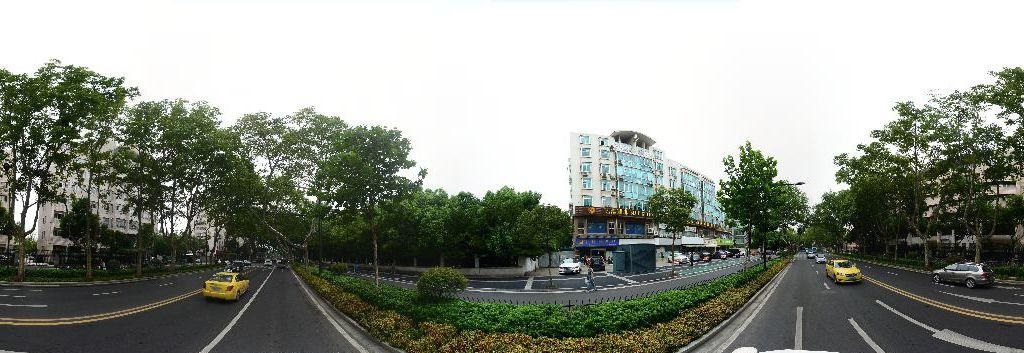
#> input picture images/streetview4.jpg, 1024 x 353 px, found by its file name
$ python opencv_test.py
#> lines starting #> are read from the running program, lines starting #| are printed output that depends on the picture; after the words box and inside, x2 and y2 are one past the last pixel; in counts of white or black regions, pixels touching at a corner belong together
import cv2
from matplotlib import pyplot as plt
import numpy as np

def fillEdges(width, height, edges):
    for i in range(width):
        for j in range(height):
            if edges[j][i] > 0:
                for x in range(j, height-1):
                    edges[x][i] = 255
                break
    return edges

def showPic(img):
    plt.imshow(img)
    plt.show()

img_name = "images/streetview4.jpg"
img = cv2.imread(img_name)
#> img is the input picture: shape (353, 1024, 3); mean B, G, R 136.1, 145.3, 141.2

img2 = img[:,:,0]
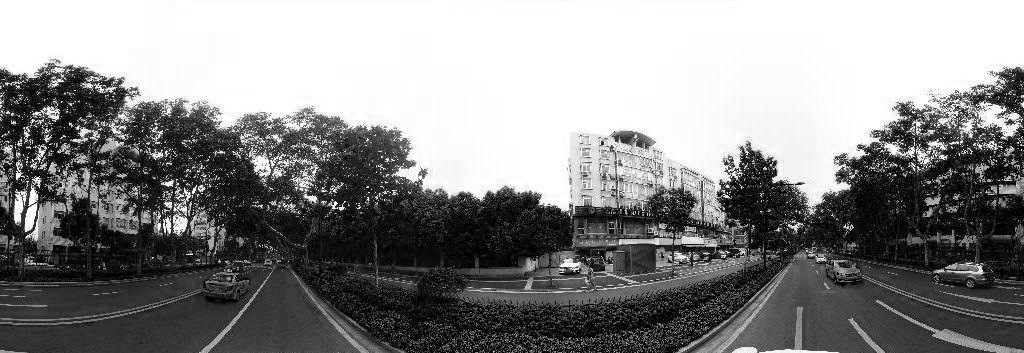
#> img2: shape (353, 1024); min 0, max 255, mean 136.1
edges = cv2.Canny(img,100,200)
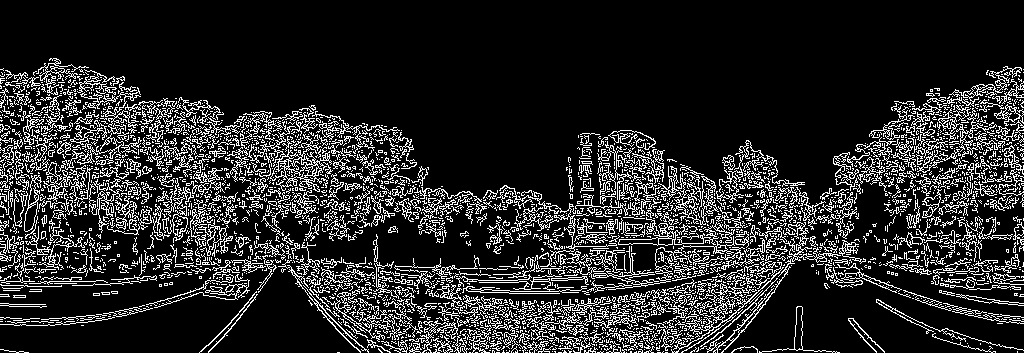
#> edges: shape (353, 1024); 16.1% white in thin lines or dots, all inside (x1, y1, x2, y2) = (0, 58, 1024, 353)
pic = fillEdges(edges.shape[1], edges.shape[0], edges)
#> after the loop in fillEdges, `for i in range(width):`:
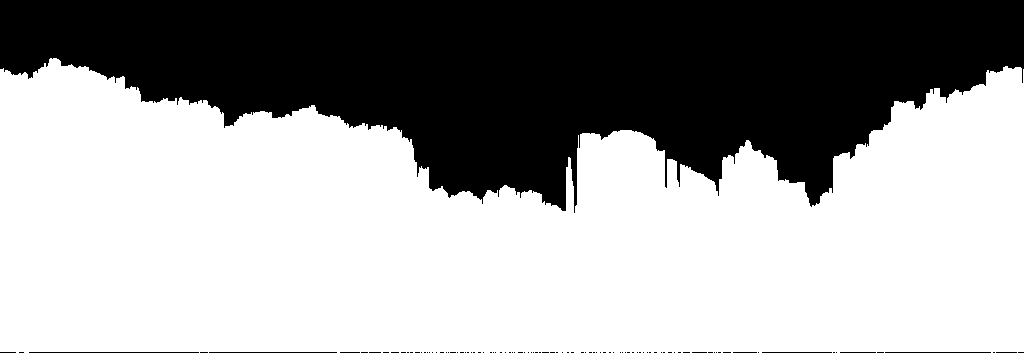
#> edges: shape (353, 1024); 62.9% white; 97 black regions (88 under 20 px), largest, box (x1, y1, x2, y2) and area: (0, 0, 1024, 213) 133312, (29, 352, 199, 353) 170, (209, 352, 337, 353) 128
non_sky = np.argwhere(pic)
#> non_sky = 227324 pairs, first value 58 to 352, second value 0 to 1023
plt.subplot(1,3,1),plt.imshow(pic),plt.title('original image')

Z = img.reshape((-1,3))
Z = np.float32(Z)
criteria = (cv2.TERM_CRITERIA_EPS + cv2.TERM_CRITERIA_MAX_ITER, 10, 1.0)
K = 12
ret,label,center=cv2.kmeans(Z,K,None,criteria,10,cv2.KMEANS_RANDOM_CENTERS)
#> ret = 72170344.8; center = [[253.3, 254.2, 253.7], [151.7, 162, 156.2], [122.2, 139, 134.2], [66.41, 81.55, 75.33], [20.26, 41.19, 32.92], [5.97, 19.35, 12.11], [92.38, 110.1, 103.2], [173.3, 183.3, 177], [120.7, 178.8, 193.2], [196.5, 205.4, 196.1], [224, 232.6, 225.4], [46.18, 56.65, 52.12]]

center = np.uint8(center)
#> center = [[253, 254, 253], [151, 162, 156], [122, 139, 134], [66, 81, 75], [20, 41, 32], [5, 19, 12], [92, 110, 103], [173, 183, 177], [120, 178, 193], [196, 205, 196], [224, 232, 225], [46, 56, 52]]
res = center[label.flatten()]
res2 = res.reshape((img.shape))
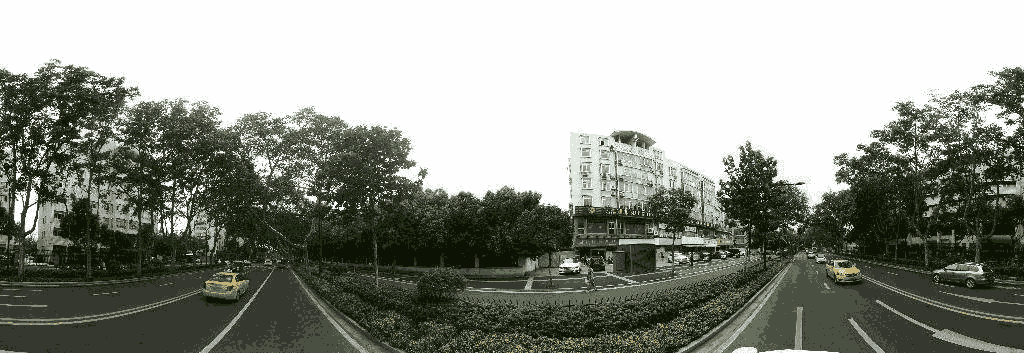
#> res2: shape (353, 1024, 3); mean B, G, R 135.8, 145.1, 140.9

result_list = []
k = -1
for center_item in center:
    k = k + 1
    i = -1
    num1 = num2 = 0
    for row in res2:
        i = i + 1
        j = -1
        for col in row:
            j = j + 1
            if center_item[0]==col[0] and center_item[1]==col[1] and center_item[2]==col[2]:
                num2 = num2 + 1
                if pic[i][j] == 0:
                    num1 = num1 + 1
    result_list.append(num1 / num2)
#> this loop made 12 passes
#> after the loop, k = 11; result_list = [0.95, 0.00943, 0.00496, 0.00577, 0.00154, 0.00049, 0.00313, 0.00806, 0.00719, 0.0181, 0.204, 0.00585]
# print(result_list)
effective_center_list = []
for i,item in enumerate(result_list):
    if item>=0.3:
        effective_center_list.append(i)
#> this loop made 12 passes
#> item on passes 1 to 12: 0.95, 0.00943, 0.00496, 0.00577, 0.00154, 0.00049, 0.00313, 0.00806, 0.00719, 0.0181, 0.204, 0.00585
#> after the loop, effective_center_list = [0]
# print(effective_center_list)

for k in effective_center_list:
    i = -1
    for row in res2:
        i+=1
        j=-1
        for col in row:
            j+=1
            if pic[i][j] != 0 and col[0]==center[k][0] and col[1]==center[k][1] and col[2]==center[k][2]:
                pic[i][j] = 0
#> this loop made 1 pass
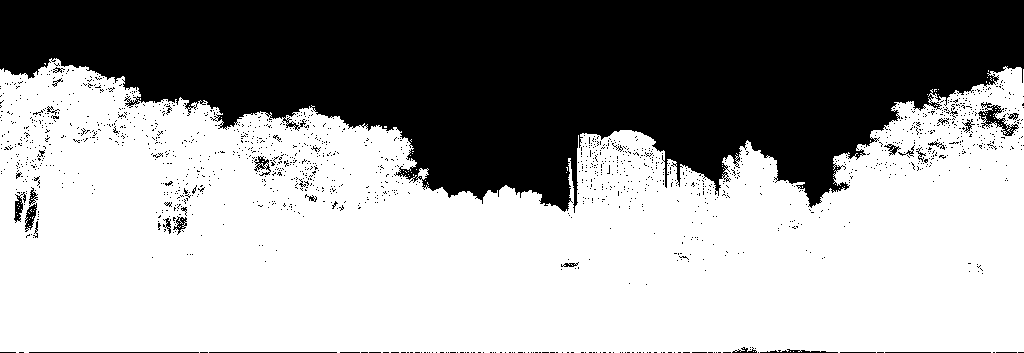
#> pic: shape (353, 1024); 61% white; 1614 black regions (1579 under 20 px), largest, box (x1, y1, x2, y2) and area: (0, 0, 1024, 213) 135424, (978, 102, 1019, 136) 437, (25, 203, 37, 232) 177

plt.subplot(1,3,2),plt.imshow(pic),plt.title('after clustering')
plt.subplot(1,3,3),plt.imshow(img),plt.title('original image')
plt.show()
#> figure, not shown here; B, G, R data is drawn as R, G, B

$ run again, with images/streetview2.jpg copied over images/streetview4.jpg
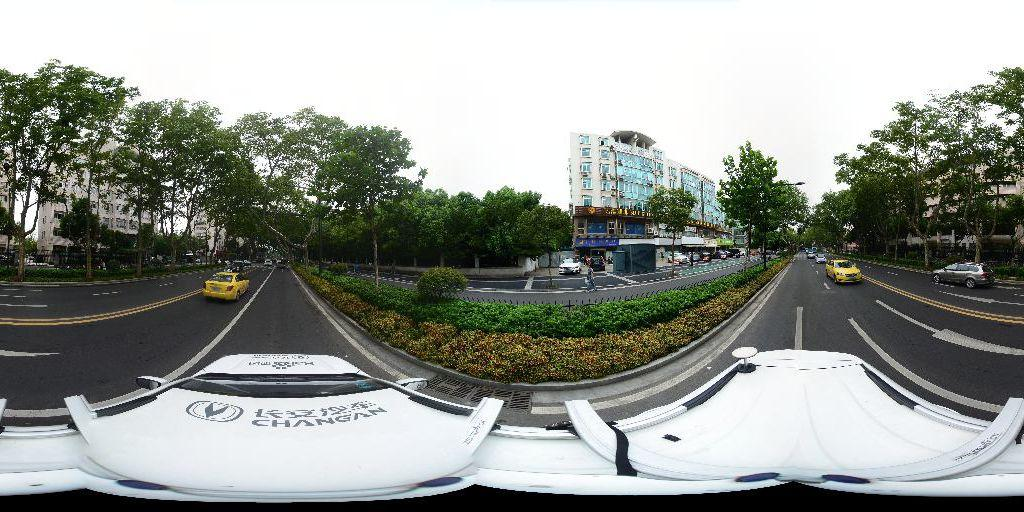
#> input picture images/streetview2.jpg, 1024 x 512 px, found by its file name
#> img is the input picture: shape (512, 1024, 3); mean B, G, R 144.5, 150.4, 146.2
#> after the loop in fillEdges, `for i in range(width):`:
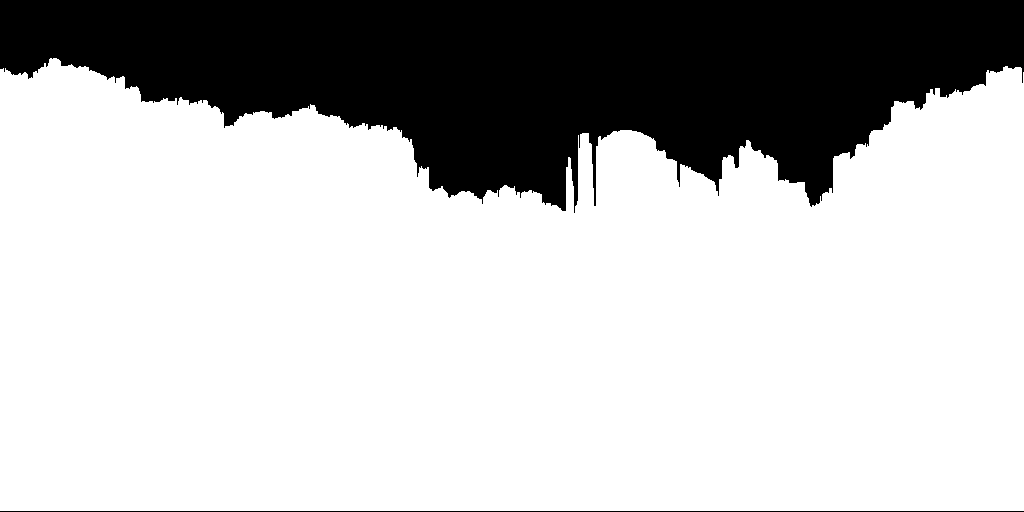
#> edges: shape (512, 1024); 74.3% white; 2 black regions, box (x1, y1, x2, y2) and area: (0, 0, 1024, 213) 133651, (0, 511, 1024, 512) 1024
#> non_sky = 389613 pairs, first value 58 to 510, second value 0 to 1023
#> `ret,label,center=cv2.kmeans(Z,K,None,criteria,10,cv2.KMEANS_RANDOM_CEN..`: ret = 117596227.4; center = [[252.1, 252.1, 250.7], [139.4, 146.2, 140.9], [112.5, 163, 172.4], [59.96, 71.78, 66.81], [2.92, 8.93, 5.21], [14.87, 35.94, 27.89], [107.8, 121.2, 115.8], [168.5, 172.1, 165.2], [81.99, 96.05, 89.93], [200.7, 200.6, 191.2], [232.2, 229.8, 222.6], [44.13, 52.04, 48.13]]
#> `center = np.uint8(center)`: center = [[252, 252, 250], [139, 146, 140], [112, 163, 172], [59, 71, 66], [2, 8, 5], [14, 35, 27], [107, 121, 115], [168, 172, 165], [81, 96, 89], [200, 200, 191], [232, 229, 222], [44, 52, 48]]
#> the loop `for center_item in center:` made 12 passes
#> after the loop `for center_item in center:`: k = 11; result_list = [0.72, 0.00101, 0, 0.000119, 0.024, 0.000166, 0.000421, 0.00171, 0.000401, 0.00792, 0.0386, 7.54e-05]
#> the loop `for i,item in enumerate(result_list):` made 12 passes
#> item on passes 1 to 8: 0.72, 0.00101, 0, 0.000119, 0.024, 0.000166, 0.000421, 0.00171
#> after the loop `for i,item in enumerate(result_list):`: effective_center_list = [0]
#> the loop `for k in effective_center_list:` made 1 pass
#> after the loop `for k in effective_center_list:`:
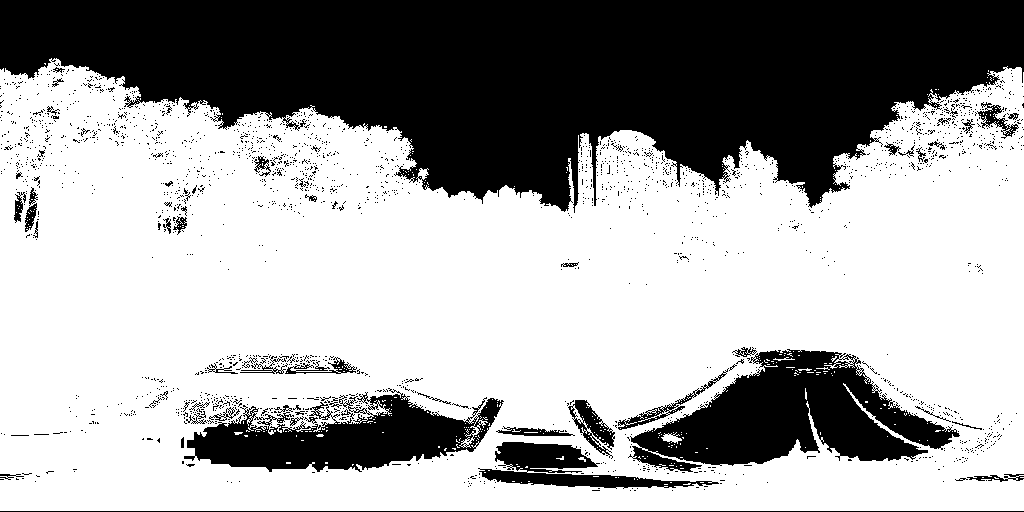
#> pic: shape (512, 1024); 64.6% white; 2209 black regions (2147 under 20 px), largest, box (x1, y1, x2, y2) and area: (0, 0, 1024, 213) 135875, (628, 349, 960, 472) 20699, (184, 388, 504, 472) 13364

$ run again, with images/streetview3.jpg copied over images/streetview4.jpg
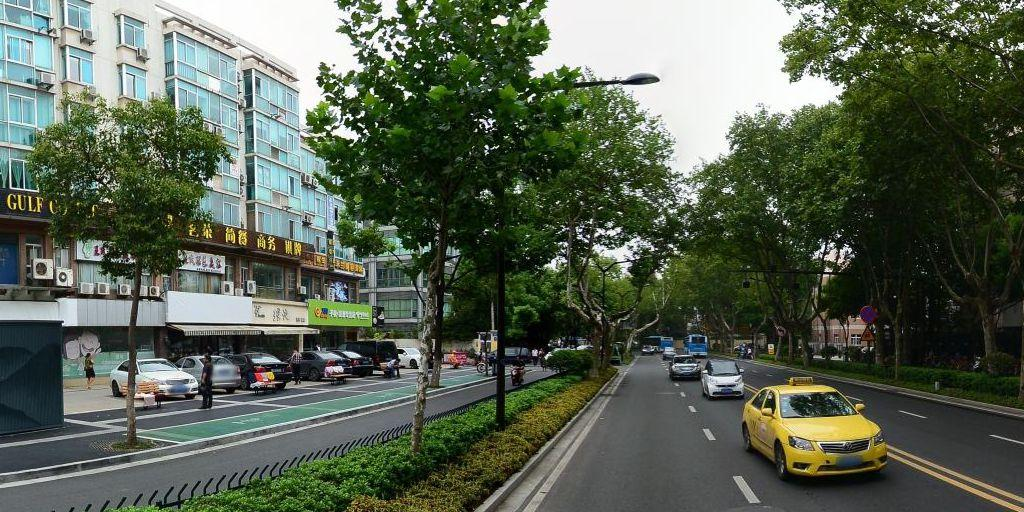
#> input picture images/streetview3.jpg, 1024 x 512 px, found by its file name
#> img is the input picture: shape (512, 1024, 3); mean B, G, R 81.5, 97.5, 87.6
#> `edges = cv2.Canny(img,100,200)`:
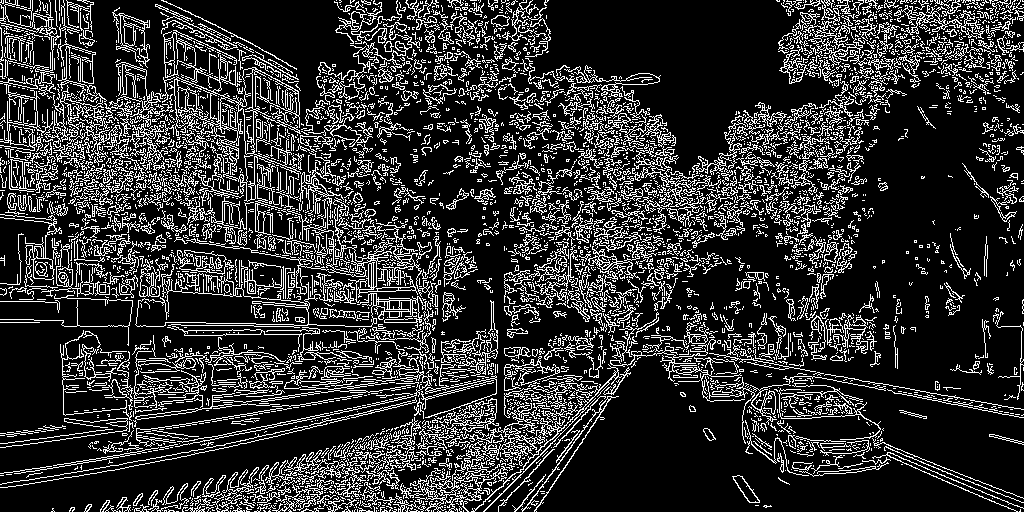
#> edges: shape (512, 1024); 19.3% white in thin lines or dots
#> non_sky = 487378 pairs, first value 0 to 511, second value 0 to 1023
#> `ret,label,center=cv2.kmeans(Z,K,None,criteria,10,cv2.KMEANS_RANDOM_CEN..`: ret = 218457922.5; center = [[210.3, 213, 196.4], [31.21, 51.68, 40.74], [177.7, 180.9, 162.6], [102.9, 194.2, 215.9], [78.11, 85.1, 79.44], [242.8, 245.3, 242.4], [43.3, 76.38, 63.81], [62.49, 125.2, 112.7], [142.5, 154.7, 143.9], [101.3, 105.8, 98.74], [118.9, 130.7, 117.3], [8.9, 26.43, 16.35]]
#> `center = np.uint8(center)`: center = [[210, 213, 196], [31, 51, 40], [177, 180, 162], [102, 194, 215], [78, 85, 79], [242, 245, 242], [43, 76, 63], [62, 125, 112], [142, 154, 143], [101, 105, 98], [118, 130, 117], [8, 26, 16]]
#> the loop `for center_item in center:` made 12 passes
#> after the loop `for center_item in center:`: k = 11; result_list = [0.0332, 0.00395, 0.00819, 0, 0.00717, 0.66, 0.00962, 0.00705, 0.00734, 0.00549, 0.00298, 0.0016]
#> the loop `for i,item in enumerate(result_list):` made 12 passes
#> item on passes 1 to 8: 0.0332, 0.00395, 0.00819, 0, 0.00717, 0.66, 0.00962, 0.00705
#> after the loop `for i,item in enumerate(result_list):`: effective_center_list = [5]
#> the loop `for k in effective_center_list:` made 1 pass
#> k on pass 1: 5
#> after the loop `for k in effective_center_list:`:
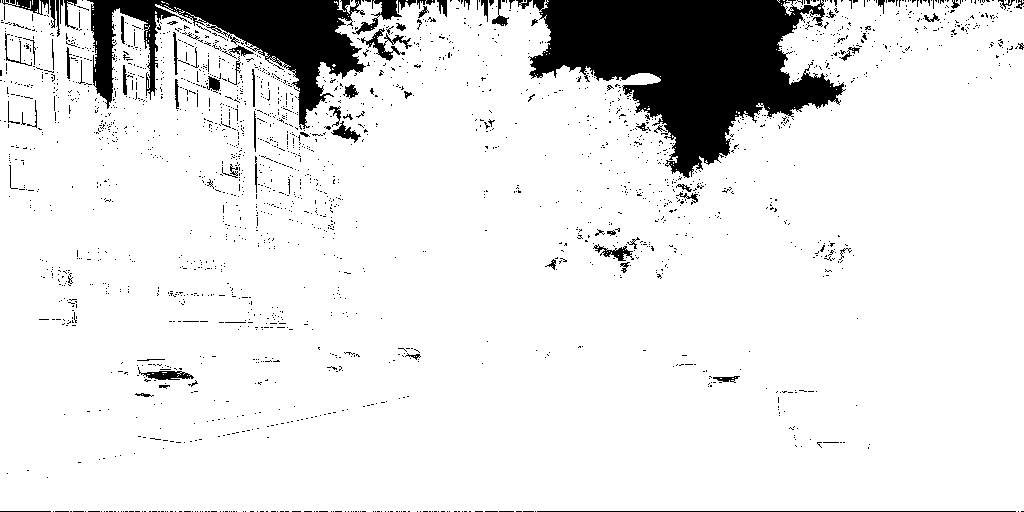
#> pic: shape (512, 1024); 89.6% white; 2259 black regions (2180 under 20 px), largest, box (x1, y1, x2, y2) and area: (528, 0, 846, 178) 28994, (87, 0, 366, 130) 13179, (352, 0, 402, 35) 488

$ run again, with images/streetview5.jpg copied over images/streetview4.jpg
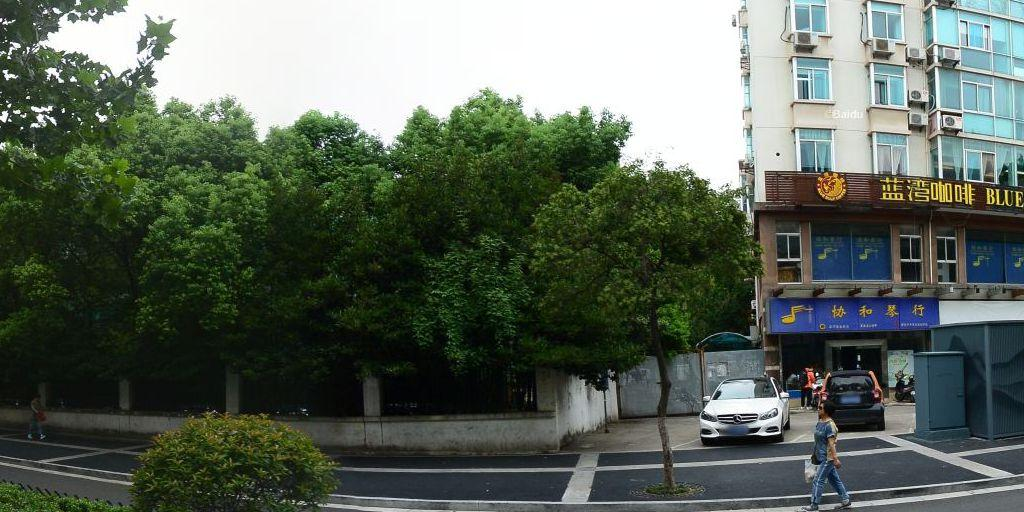
#> input picture images/streetview5.jpg, 1024 x 512 px, found by its file name
#> img is the input picture: shape (512, 1024, 3); mean B, G, R 90.9, 102, 92.1
#> `edges = cv2.Canny(img,100,200)`:
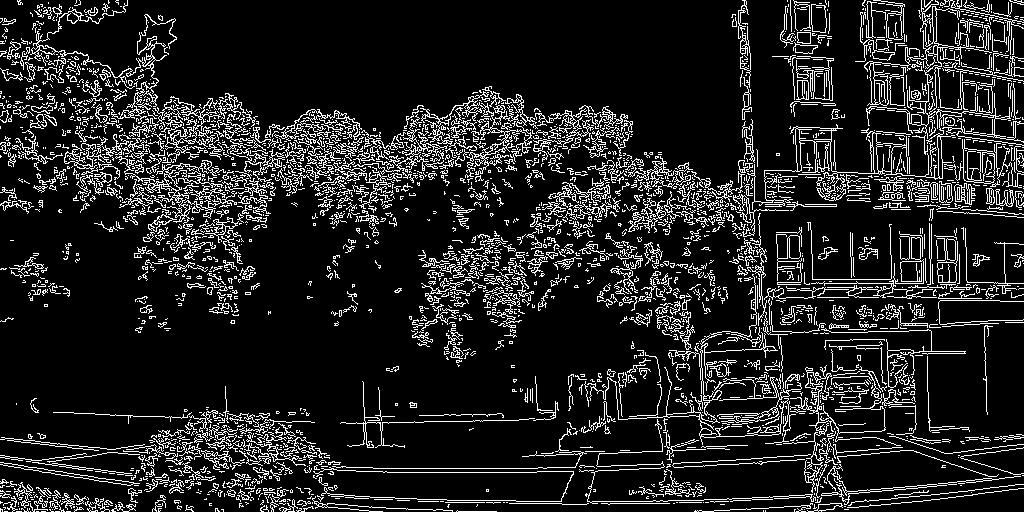
#> edges: shape (512, 1024); 13.1% white in thin lines or dots
#> non_sky = 443061 pairs, first value 0 to 511, second value 0 to 1023
#> `ret,label,center=cv2.kmeans(Z,K,None,criteria,10,cv2.KMEANS_RANDOM_CEN..`: ret = 185009527; center = [[10.3, 23.59, 14.7], [251.3, 252.1, 250.4], [120.1, 137.6, 125.3], [163.2, 173.4, 169.2], [212.4, 216.9, 204.9], [97.88, 103.3, 96.7], [27.52, 46.88, 35.47], [59.97, 108.5, 86.73], [183.6, 177, 133.3], [40.45, 71.81, 58.09], [71.95, 54.72, 38.42], [81.49, 77.72, 70.41]]
#> `center = np.uint8(center)`: center = [[10, 23, 14], [251, 252, 250], [120, 137, 125], [163, 173, 169], [212, 216, 204], [97, 103, 96], [27, 46, 35], [59, 108, 86], [183, 177, 133], [40, 71, 58], [71, 54, 38], [81, 77, 70]]
#> the loop `for center_item in center:` made 12 passes
#> after the loop `for center_item in center:`: k = 11; result_list = [0.000548, 0.851, 0.00506, 0.0112, 0.287, 0.0202, 0.00381, 0.00544, 0.0126, 0.0139, 0.00168, 0.0142]
#> the loop `for i,item in enumerate(result_list):` made 12 passes
#> item on passes 1 to 8: 0.000548, 0.851, 0.00506, 0.0112, 0.287, 0.0202, 0.00381, 0.00544
#> after the loop `for i,item in enumerate(result_list):`: effective_center_list = [1]
#> the loop `for k in effective_center_list:` made 1 pass
#> after the loop `for k in effective_center_list:`:
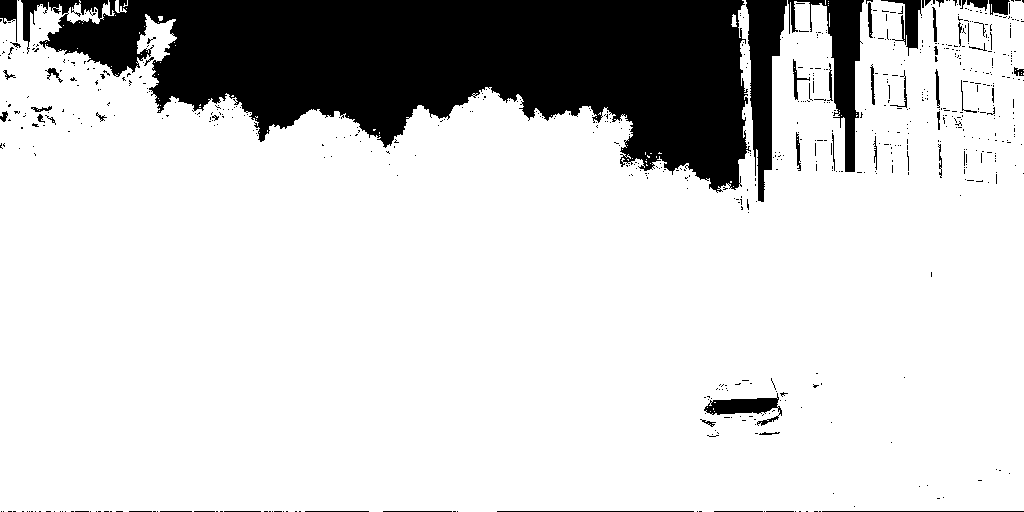
#> pic: shape (512, 1024); 82.2% white; 668 black regions (614 under 20 px), largest, box (x1, y1, x2, y2) and area: (21, 0, 751, 193) 78248, (746, 0, 787, 202) 4342, (788, 0, 864, 172) 3913
